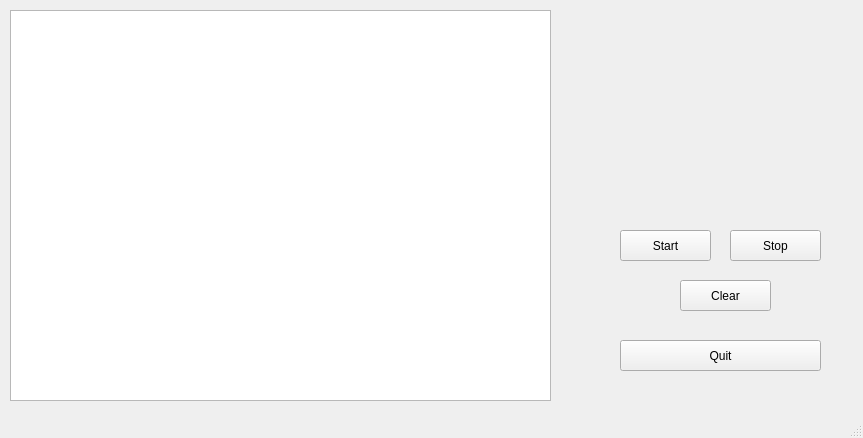
<?xml version="1.0" encoding="UTF-8"?>
<ui version="4.0">
 <class>MainWindow</class>
 <widget class="QMainWindow" name="MainWindow">
  <property name="geometry">
   <rect>
    <x>0</x>
    <y>0</y>
    <width>863</width>
    <height>438</height>
   </rect>
  </property>
  <property name="windowTitle">
   <string>MainWindow</string>
  </property>
  <widget class="QWidget" name="centralwidget">
   <widget class="QPushButton" name="btn_quit">
    <property name="geometry">
     <rect>
      <x>620</x>
      <y>340</y>
      <width>201</width>
      <height>31</height>
     </rect>
    </property>
    <property name="text">
     <string>Quit</string>
    </property>
   </widget>
   <widget class="PlotWidget" name="graphicsView">
    <property name="geometry">
     <rect>
      <x>10</x>
      <y>10</y>
      <width>541</width>
      <height>391</height>
     </rect>
    </property>
   </widget>
   <widget class="QPushButton" name="btn_start">
    <property name="geometry">
     <rect>
      <x>620</x>
      <y>230</y>
      <width>91</width>
      <height>31</height>
     </rect>
    </property>
    <property name="text">
     <string>Start</string>
    </property>
   </widget>
   <widget class="QPushButton" name="btn_stop">
    <property name="geometry">
     <rect>
      <x>730</x>
      <y>230</y>
      <width>91</width>
      <height>31</height>
     </rect>
    </property>
    <property name="text">
     <string>Stop</string>
    </property>
   </widget>
   <widget class="QPushButton" name="btn_clear">
    <property name="geometry">
     <rect>
      <x>680</x>
      <y>280</y>
      <width>91</width>
      <height>31</height>
     </rect>
    </property>
    <property name="text">
     <string>Clear</string>
    </property>
   </widget>
  </widget>
  <widget class="QMenuBar" name="menubar">
   <property name="geometry">
    <rect>
     <x>0</x>
     <y>0</y>
     <width>863</width>
     <height>21</height>
    </rect>
   </property>
  </widget>
  <widget class="QStatusBar" name="statusbar"/>
 </widget>
 <customwidgets>
  <customwidget>
   <class>PlotWidget</class>
   <extends>QGraphicsView</extends>
   <header>pyqtgraph</header>
  </customwidget>
 </customwidgets>
 <resources/>
 <connections/>
</ui>
